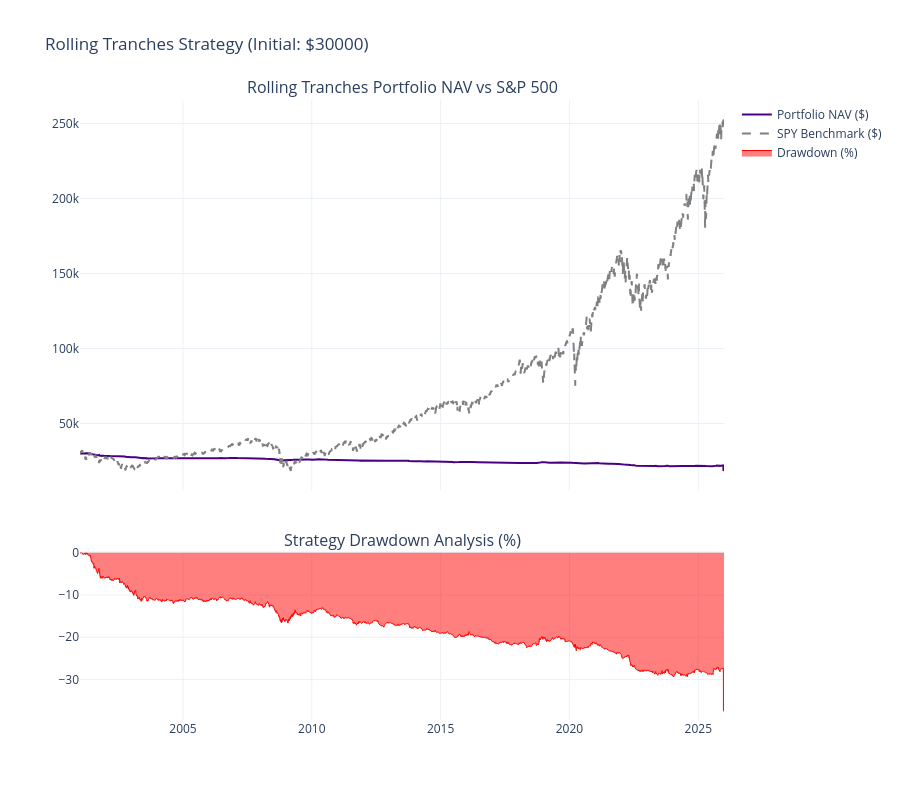

Write notebook code for a chart like this one.
### Markdown cell above
## 6. 基準對標與績效可視化

**執行功能**：與 S&P 500 (SPY) 買入持有策略進行對標分析；繪製累積報酬曲線、最大回撤圖，並計算全期間統計指標。

**參考重點**：
- 遵循元智大學 (YZU) 資管系論文圖表規範與 APA 引用格式。

### Code cell
# =========================================================================
# 可視化的自動跟隨更新 (對標 SPY) 
# =========================================================================

if len(historical_dates) > 0 and not failed_due_to_margin:
    import yfinance as yf
    print("Fetching SPY benchmark...")
    spy_df = yf.download("SPY", start=str(historical_dates[0].date()), end=str(historical_dates[-1].date()), progress=False)
    spy_close = spy_df['Close'].squeeze()
    spy_close.index = pd.to_datetime(spy_close.index).tz_localize(None)

    results_df = pd.DataFrame({'Date': historical_dates, 'Agent_NAV': historical_portfolio_nav}).set_index('Date')
    
    spy_aligned = spy_close.reindex(results_df.index).ffill()
    spy_initial = spy_aligned.iloc[0]
    results_df['SPY_NAV'] = (spy_aligned / spy_initial) * INITIAL_CAPITAL
    
    results_df['Agent_Peak'] = results_df['Agent_NAV'].cummax()
    results_df['Drawdown'] = (results_df['Agent_NAV'] - results_df['Agent_Peak']) / results_df['Agent_Peak']
    
    fig = make_subplots(rows=2, cols=1, shared_xaxes=True, vertical_spacing=0.1, row_heights=[0.7, 0.3],
                        subplot_titles=('Rolling Tranches Portfolio NAV vs S&P 500', 'Strategy Drawdown Analysis (%)'))

    fig.add_trace(go.Scatter(x=results_df.index, y=results_df['Agent_NAV'], name='Portfolio NAV ($)', line=dict(color='indigo', width=2)), row=1, col=1)
    fig.add_trace(go.Scatter(x=results_df.index, y=results_df['SPY_NAV'], name='SPY Benchmark ($)', line=dict(color='gray', dash='dash')), row=1, col=1)
    fig.add_trace(go.Scatter(x=results_df.index, y=results_df['Drawdown']*100, name='Drawdown (%)', fill='tozeroy', line=dict(color='red', width=1)), row=2, col=1)

    fig.update_layout(title=f'Rolling Tranches Strategy (Initial: ${INITIAL_CAPITAL})', height=800, template='plotly_white')
    fig.show()

    total_return = (results_df['Agent_NAV'].iloc[-1] - INITIAL_CAPITAL) / INITIAL_CAPITAL
    
    # --- 計算經濟學指標 (Economic Metrics) ---
    results_df['Daily_Return'] = results_df['Agent_NAV'].pct_change().fillna(0)
    trading_days = len(results_df)
    years = trading_days / 252.0
    
    # 1. 年化報酬率 (CAGR)
    annualized_return = ((results_df['Agent_NAV'].iloc[-1] / INITIAL_CAPITAL) ** (1 / years) - 1) if years > 0 else 0.0
    
    # 2. 年化波動率 (Annualized Volatility)
    annualized_volatility = results_df['Daily_Return'].std() * (252 ** 0.5)
    
    # 3. 年化夏普比率 (Sharpe Ratio, 假設 Risk-Free Rate = 0)
    sharpe_ratio = (annualized_return / annualized_volatility) if annualized_volatility > 0 else 0.0
    
    # 4. 卡瑪比率 (Calmar Ratio)
    mdd = results_df['Drawdown'].min()
    calmar_ratio = (annualized_return / abs(mdd)) if mdd < 0 else 0.0
    
    print("\n📊 【滾動梯隊資金管理 - 最終總結結算】 📊")
    print(f"🏁 最終資金餘額: ${results_df['Agent_NAV'].iloc[-1]:,.2f}")
    print(f"📈 累計淨報酬率: {total_return * 100:.2f}%")
    print(f"🌍 年化報酬率 (CAGR): {annualized_return * 100:.2f}%")
    print(f"🌪 年化波動率 (Volatility): {annualized_volatility * 100:.2f}%")
    print(f"📉 最大回撤 (MDD): {results_df['Drawdown'].min() * 100:.2f}%")
    print(f"⚖️ 年化夏普比率 (Sharpe Ratio): {sharpe_ratio:.2f}")
    print(f"🛡️ 卡瑪比率 (Calmar Ratio): {calmar_ratio:.2f}")
    print(f"🔄 成功執行退歸的梯隊: {completed_tranches_count} 梯")
    print(f"🛒 全期間總交易次數: {sum(trade_frequencies)} 次\n")

### Figure 1 — Plotly figure (JSON) as saved in the notebook; plotly's stock layout.template omitted (floating-point values rounded to 4 significant figures; data arrays with more than 128 entries replaced by an {"elided": "..."} marker saying what was removed)
{"data": [{"line": {"color": "indigo", "width": 2}, "name": "Portfolio NAV ($)", "type": "scatter", "x": {"elided": "6287 str values"}, "xaxis": "x", "y": {"elided": "6287 float values"}, "yaxis": "y"}, {"line": {"color": "gray", "dash": "dash"}, "name": "SPY Benchmark ($)", "type": "scatter", "x": {"elided": "6287 str values"}, "xaxis": "x", "y": {"elided": "6287 float values"}, "yaxis": "y"}, {"fill": "tozeroy", "line": {"color": "red", "width": 1}, "name": "Drawdown (%)", "type": "scatter", "x": {"elided": "6287 str values"}, "xaxis": "x2", "y": {"elided": "6287 float values"}, "yaxis": "y2"}], "layout": {"annotations": [{"font": {"size": 16}, "showarrow": false, "text": "Rolling Tranches Portfolio NAV vs S&P 500", "x": 0.5, "xanchor": "center", "xref": "paper", "y": 1, "yanchor": "bottom", "yref": "paper"}, {"font": {"size": 16}, "showarrow": false, "text": "Strategy Drawdown Analysis (%)", "x": 0.5, "xanchor": "center", "xref": "paper", "y": 0.27, "yanchor": "bottom", "yref": "paper"}], "height": 800, "title": {"text": "Rolling Tranches Strategy (Initial: $30000)"}, "xaxis": {"anchor": "y", "domain": [0, 1], "matches": "x2", "showticklabels": false}, "xaxis2": {"anchor": "y2", "domain": [0, 1]}, "yaxis": {"anchor": "x", "domain": [0.37, 1]}, "yaxis2": {"anchor": "x2", "domain": [0, 0.27]}}}
